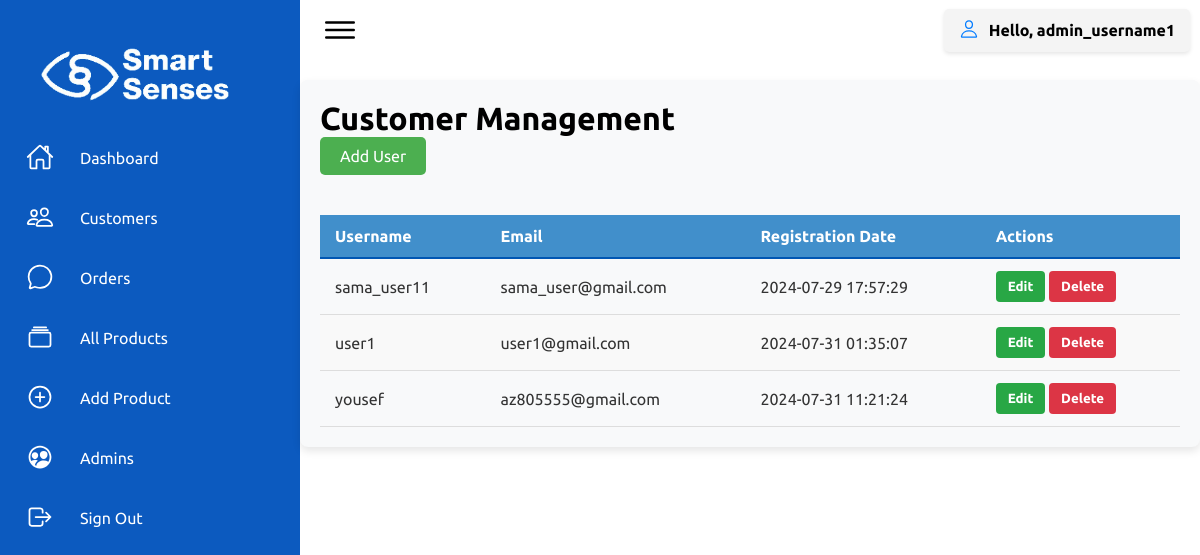
/Admin_Domain/users.php (signed in), run on the app's committed database.
### tables this page shows
CREATE TABLE `users` (
  `user_id` int(11) NOT NULL,
  `username` varchar(50) NOT NULL,
  `email` varchar(100) NOT NULL,
  `password` varchar(100) NOT NULL,
  `registration_date` timestamp NOT NULL DEFAULT current_timestamp()
);

### Admin_Domain/users.php (the view, shortened to what this page needs)
<?php
include 'config.php';
$usersQuery = "SELECT user_id, username, email, registration_date FROM users";
$usersResult = $conn->query($usersQuery);
?>
<!DOCTYPE html>
<html lang="en">
<head>
    <link rel="stylesheet" href="assets/css/style.css">
    <link rel="stylesheet" href="assets/css/users.css">
    <link rel="stylesheet" href="assets/css/modal.css">
</head>
<body>
    <div class="container">
        <?php include 'navigation.php'; ?>
        <div class="user-management-container">
        <div class="user-management-header">
    <h1 id="user-management-heading">Customer Management</h1>
    <button class="add-btn" onclick="showAddUserModal()">Add User</button>
</div>
            <table class="user-management-table">
                <thead>
                    <tr>
                        <th>Username</th>
                        <th>Email</th>
                        <th>Registration Date</th>
                        <th>Actions</th>
                    </tr>
                </thead>
                <tbody>
                    <?php while ($user = $usersResult->fetch_assoc()): ?>
                    <tr>
                        <td><?php echo htmlspecialchars($user['username']); ?></td>
                        <td><?php echo htmlspecialchars($user['email']); ?></td>
                        <td><?php echo htmlspecialchars($user['registration_date']); ?></td>
                        <td>
                            <button class="user-management-btn edit-btn" onclick="showEditUserModal(<?php echo $user['user_id']; ?>, '<?php echo htmlspecialchars($user['username']); ?>', '<?php echo htmlspecialchars($user['email']); ?>')">Edit</button>
                            <form method="post" action="users.php" style="display:inline;">
                                <button type="submit" class="user-management-btn delete-btn" onclick="return confirmDelete(this.form);">Delete</button>
                            </form>
                        </td>
                    </tr>
                    <?php endwhile; ?>
                </tbody>
            </table>
        </div>
    </div>
</body>
</html>

### Admin_Domain/assets/css/style.css (style rules this page uses)
* { font-family: "Ubuntu", sans-serif; margin: 0; padding: 0; box-sizing: border-box; }
:root { --blue: #2a2185; --white: #fff; --gray: #f5f5f5; --black1: #222; --black2: #999; }
body { min-height: 100vh; overflow-x: hidden; }
.container { position: relative; width: 100%; }

### Admin_Domain/assets/css/users.css (style rules this page uses)
.user-management-container { padding: 20px; background-color: #f8f9fa; border-radius: 8px; box-shadow: 0 4px 8px rgba(0, 0, 0, 0.1); margin: 20px auto; max-width: 1200px; }
.user-management-table { width: 100%; border-collapse: collapse; margin-top: 20px; font-family: Arial, sans-serif; color: #333; }
.user-management-table thead { background-color: #418fcb; color: #fff; }
.user-management-table thead th { padding: 12px 15px; text-align: left; border-bottom: 2px solid #0056b3; }
.user-management-table tbody tr:nth-child(even) { background-color: #f9f9f9; }
.user-management-table td { padding: 12px 15px; border-bottom: 1px solid #ddd; }
.user-management-table .user-management-btn { padding: 8px 12px; border: none; border-radius: 4px; text-decoration: none; color: #fff; font-weight: bold; cursor: pointer; display: inline-block; text-align: center; }
.user-management-table .user-management-btn.edit-btn { background-color: #28a745; }
.user-management-table .user-management-btn.delete-btn { background-color: #dc3545; }
form { display: flex; flex-direction: column; }

### Admin_Domain/assets/css/modal.css (style rules this page uses)
.add-btn { margin-bottom: 20px; padding: 10px 20px; font-size: 16px; background-color: #4CAF50; color: white; border: none; border-radius: 5px; cursor: pointer; }

### data on the page
users: username "sama_user11", email "sama_user@gmail.com", registration_date "2024-07-29 17:57:29"
users: username "user1", email "user1@gmail.com", registration_date "2024-07-31 01:35:07"
users: username "yousef", email "az805555@gmail.com", registration_date "2024-07-31 11:21:24"

### other printed values
$admin_name "admin_username1"
